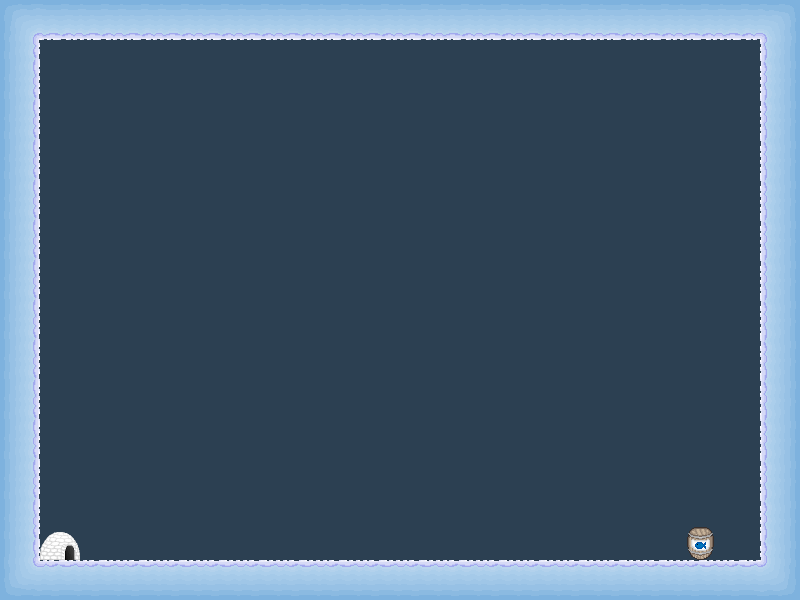

The image is a tile-based game level rendered from a .tmx file. Its description and source (layers, tilesets, objects; grid data summarised) follow:
An orthogonal 20x15 tile map with 40x40 px tiles, 1 tile layer (textures), 1 hidden layer not drawn, 3 tilesets and 2 objects (mainPlayer, me.LevelEntity).

<map version="1.0" orientation="orthogonal" width="20" height="15" tilewidth="40" tileheight="40" backgroundcolor="#2c4052">
 <tileset firstgid="1" name="solid" tilewidth="40" tileheight="40">
  <image source="tilesets/solid.png" width="40" height="40" />
  <tile id="0">
   <properties>
    <property name="type" value="solid" />
   </properties>
  </tile>
 </tileset>
 <tileset firstgid="2" name="textures" tilewidth="40" tileheight="40">
  <image source="tilesets/textures.png" width="160" height="480" />
 </tileset>
 <tileset firstgid="50" name="objects" tilewidth="40" tileheight="40">
  <image source="tilesets/objects.png" width="160" height="120" />
 </tileset>
 <layer name="textures" width="20" height="15">
  <data>[300 cells, 68 non-empty, 10 distinct tile ids]</data>
 </layer>
 <objectgroup color="#00ff00" name="Entities" width="20" height="15">
  <object name="mainPlayer" x="80" y="520" width="40" height="40" />
  <object name="me.LevelEntity" x="680" y="520" width="40" height="40" />
 </objectgroup>
 <objectgroup color="#ff0000" name="EnemyEntities" width="20" height="15" visible="0" />
 <layer name="collision" width="20" height="15" visible="0">
  <data>[300 cells, 66 non-empty, 1 distinct tile ids]</data>
 </layer>
</map>
